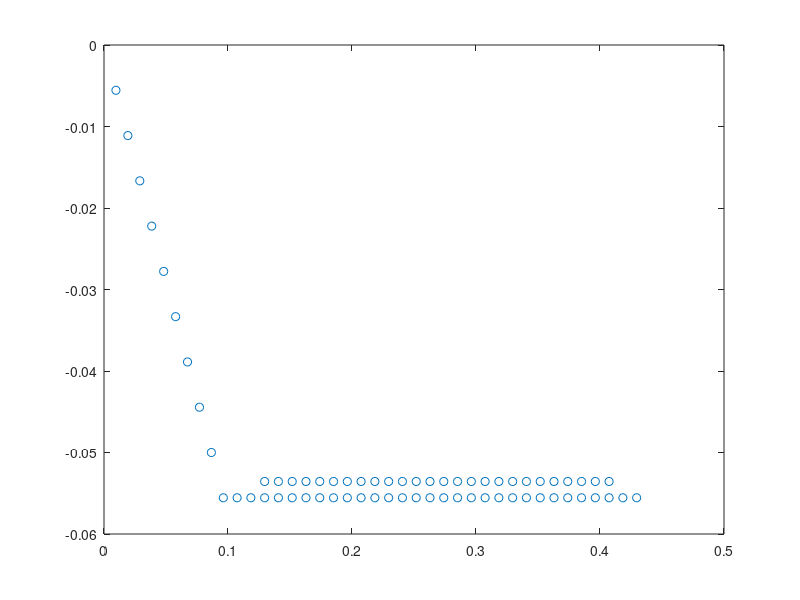

Write MATLAB code to recreate this figure. (Note: this script raises an error after producing the figure.)
clear all;
%close all;
clc;

figure 
scale = 3;

length_1 = 0.1;
length_2 = length_1 * scale;
bridgeDis = 0.25;

nv = 10;
delta = length_1 / (nv - 1);

theta = -pi/6;

nodes_1 = zeros(3,3);
temp = 1;
for i = 1:nv
    nodes_1(temp,1) = i * delta * cos(theta);
    nodes_1(temp,2) = 0.0;
    nodes_1(temp,3) = i * delta * sin(theta);
    temp = temp + 1;
end

node_temp_1 = nodes_1(temp-1,:);
for i = 1:nv*scale
    nodes_1(temp,1) = node_temp_1(1) + i * delta ;
    nodes_1(temp,2) = node_temp_1(2) ;
    nodes_1(temp,3) = node_temp_1(3) ;
    temp = temp + 1;
end


%plot3(nodes_1(:,1),nodes_1(:,2),nodes_1(:,3),'o')
%axis equal;
%hold on;

nodes_2 = zeros(3,3);
temp = 1;


for i = 3:nv*scale-2
    nodes_2(temp,1) = node_temp_1(1) + i * delta ;
    nodes_2(temp,2) = node_temp_1(2) ;
    nodes_2(temp,3) = node_temp_1(3) + 0.002;
    temp = temp + 1;
end


%plot3(nodes_2(:,1),nodes_2(:,2),nodes_2(:,3),'o')
%axis equal;


nodes_11(:,1) = nodes_1(:,1);
nodes_11(:,2) = nodes_1(:,3);

nodes_22(:,1) = nodes_2(:,1);
nodes_22(:,2) = nodes_2(:,3);



nodes = [nodes_11;nodes_22];

plot(nodes(:,1),nodes(:,2),'o')
hold on;

[nv,~] = size(nodes);

[edges] = computeElement(nodes, delta);
[bends] = computeBend(edges);
[coupleEdge] = computeCouple2d(nodes_11,nodes_22);

dlmwrite('nodesInput.txt',nodes,'delimiter',' ');
dlmwrite('edgeInput.txt',edges-1,'delimiter',' ');
dlmwrite('bendingInput.txt',bends-1,'delimiter',' ');
dlmwrite('coupleEdge.txt',coupleEdge-1,'delimiter',' ');

axis equal;
